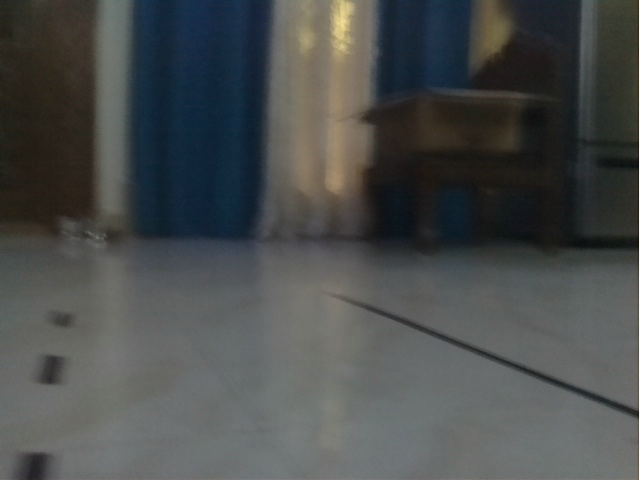
#> input picture lane detecttion/test2.jpg, 640 x 480 px
$ python automation1.py
#> lines starting #> are read from the running program, lines starting #| are printed output that depends on the picture; after the words box and inside, x2 and y2 are one past the last pixel; in counts of white or black regions, pixels touching at a corner belong together; long printed decimals are rounded
### lane detecttion/automation_utils.py
import numpy as np
import cv2

from sklearn.cluster import KMeans

def region_of_interest(image):
    height = image.shape[0]
    width = image.shape[1]
    polygons = np.array([
        [0, height // 3], [width, height // 3],[width, height], [0, height]
        ])
    mask = np.zeros_like(image)
    cv2.fillPoly(mask, [polygons], 255)
    masked_image = cv2.bitwise_and(image, mask)
    return masked_image

def canny_edge_detector(image):
    gray_image = cv2.cvtColor(image, cv2.COLOR_RGB2GRAY)
    blur = cv2.GaussianBlur(gray_image, (5, 5), 0)
    canny = cv2.Canny(blur, 50, 150)
    return canny

def get_average_slope_intercept(lines, cluster_size = 2):
    fits = [[i[1], i[2]] for i in lines]

    kmeans = KMeans(n_clusters = cluster_size, random_state = 0, max_iter = 10).fit(np.array(fits))
    line_averages = kmeans.cluster_centers_
    return line_averages

### lane detecttion/automation1.py
import time
import numpy as np
import cv2

from automation_utils import canny_edge_detector, region_of_interest, get_average_slope_intercept
# from control_car import CarController
import config as c

# cc = CarController(c.BASE_URL)
def check_right_lane():
    pass

def get_hog_lines(image):
    frame = image.copy()
    canny_image = canny_edge_detector(frame)
    cropped_image = region_of_interest(canny_image)

    lines = cv2.HoughLinesP(cropped_image, 1, np.pi / 180, 50,
                        np.array([]), minLineLength = 5,
                        maxLineGap = 40)
    new_lines = []
    for k in range(len(lines)):
        a,b,c,d = lines[k][0]
        slope = (d-b) / (c-a)
        intercept = b - (slope * a)
        theta = np.arctan(slope)
        degrees = np.rad2deg(abs(theta))
        if (degrees >= 80 and degrees <= 100) or (degrees >= 0 and degrees <= 10):
            continue
        else:
            new_lines.append((lines[k], slope, intercept))

        print(a,b,c,d)
        print("SLOPE: ", slope)
        print("THETA: ", theta)
    return new_lines

def check_if_two_lanes(lines):
    averaged_lines = get_average_slope_intercept(lines, 2)
    slope1 = averaged_lines[0][0]
    slope2 = averaged_lines[1][0]

    if (slope1 < 0 and slope2 > 0) or (slope2 < 0 and slope1 > 0):
        return True
    return False

def check_average_slope(width_lower_limit, width_upper_limit, lines):
    slopes = []
    intercepts = []
    for line in lines:
        a,b,c,d = line[0][0]
        if a >= width_lower_limit and a <= width_upper_limit and c >= width_lower_limit and c <= width_upper_limit:
            slopes.append(line[1])
            intercepts.append(line[2])
    return (np.average(slopes), np.average(intercepts))

def run(image):
    height, width = image.shape[:2]
    lines = get_hog_lines(image)

    if check_if_two_lanes(lines):
        print("MOVE FORWARD, 2 lanes")
        # cc.move_forward(for = 1)
    else:
        left_slopes = check_average_slope(0, width // 2, lines)
        right_slopes = check_average_slope(width // 2, width, lines)
        if left_slopes[0] != np.nan and left_slopes[0] > 0:
            print("MOVE FORWARD, only left")
            # cc.move_forward(for = 1)
        elif right_slopes[0] != np.nan and right_slopes[0] < 0:
            print("MOVE FORWARD, only right")
            # cc.move_forward(for = 1)
        else:
            print("CANNOT FIND LANES... EXITING")


img = cv2.imread("test2.jpg")
#> img is the input picture: shape (480, 640, 3); mean B, G, R 76.8, 77.4, 74.5
run(img)
#> in canny_edge_detector, `gray_image = cv2.cvtColor(image, cv2.COLOR_RGB2GRAY)`:
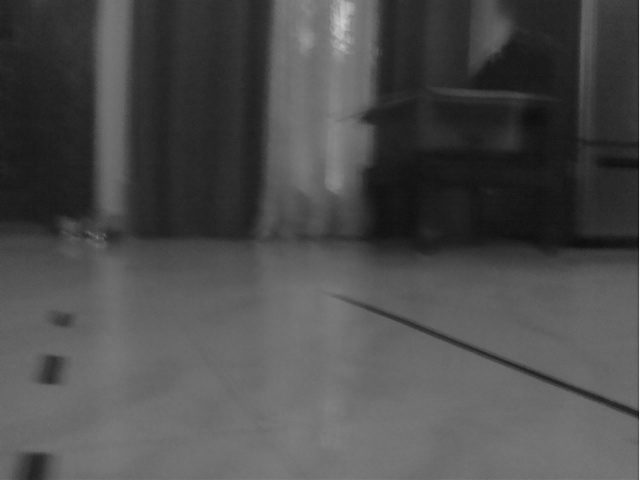
#> gray_image: shape (480, 640); min 13, max 248, mean 76.8
#> in canny_edge_detector, `canny = cv2.Canny(blur, 50, 150)`:
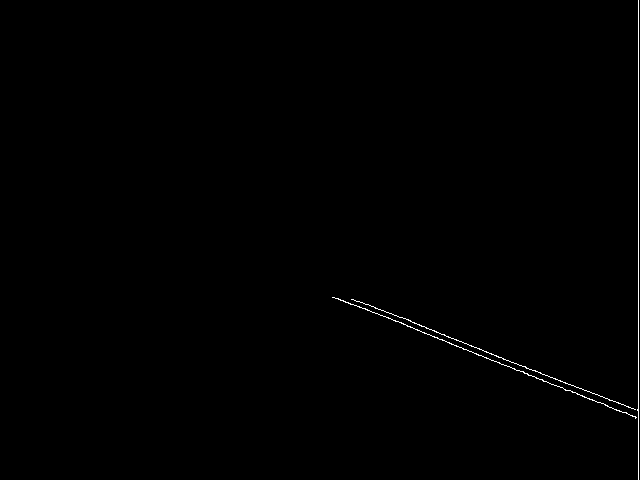
#> canny: shape (480, 640); 0.38% white in thin lines or dots, all inside (x1, y1, x2, y2) = (332, 0, 639, 480)
#> in region_of_interest, `cv2.fillPoly(mask, [polygons], 255)`:
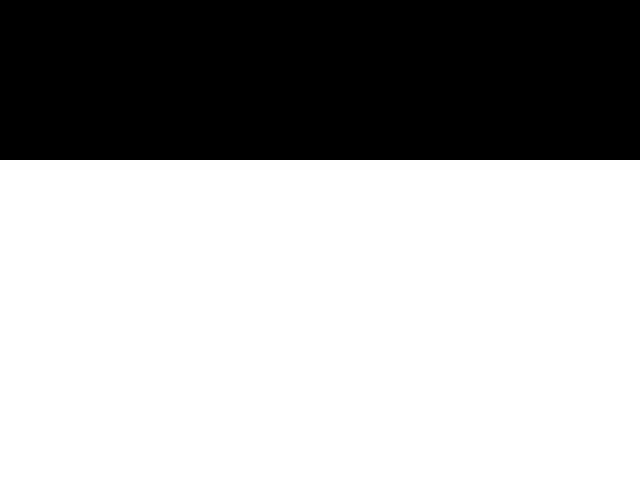
#> mask: shape (480, 640); 66.7% white; 1 black region, box (x1, y1, x2, y2) and area: (0, 0, 640, 160) 102400
#> in region_of_interest, `masked_image = cv2.bitwise_and(image, mask)`: masked_image: shape (480, 640); 0.32% white in thin lines or dots, all inside (x1, y1, x2, y2) = (332, 160, 639, 480)
#> in get_hog_lines, `lines = cv2.HoughLinesP(cropped_image, 1, np.pi / 180, 50, np.array([]..`: lines = [[359, 306, 638, 418], [638, 479, 638, 160], [383, 310, 571, 385], [337, 298, 635, 418], [436, 332, 637, 410]]
#> the loop in get_hog_lines, `for k in range(len(lines)):` made 5 passes
#> (a, b, c, d, slope, intercept, theta, degrees) on passes 1 to 5: (359, 306, 638, 418, 0.401, 161.9, 0.382, 21.87), (638, 479, 638, 160, -inf, inf, -1.57, 90), (383, 310, 571, 385, 0.399, 157.2, 0.38, 21.75), (337, 298, 635, 418, 0.403, 162.3, 0.383, 21.93), (436, 332, 637, 410, 0.388, 162.8, 0.37, 21.21)
#| 359 306 638 418
#| SLOPE:  0.4014
#| THETA:  0.3817
#| 383 310 571 385
#| SLOPE:  0.3989
#| THETA:  0.3796
#| 337 298 635 418
#| SLOPE:  0.4027
#| THETA:  0.3828
#| 436 332 637 410
#> (further printed lines are left out)
#> after the loop in get_hog_lines, `for k in range(len(lines)):`: new_lines = [([[359, 306, 638, 418]], 0.401, 161.9), ([[383, 310, 571, 385]], 0.399, 157.2), ([[337, 298, 635, 418]], 0.403, 162.3), ([[436, 332, 637, 410]], 0.388, 162.8)]
#> in run, `lines = get_hog_lines(image)`: lines has the same summary as new_lines in get_hog_lines
#> in get_average_slope_intercept, `fits = [[i[1], i[2]] for i in lines]`: fits = [[0.401, 161.9], [0.399, 157.2], [0.403, 162.3], [0.388, 162.8]]
#> in get_average_slope_intercept, `line_averages = kmeans.cluster_centers_`: line_averages = [[0.397, 162.3], [0.399, 157.2]]
#> in check_if_two_lanes, `slope1 = averaged_lines[0][0]`: slope1 = 0.397
#> in check_if_two_lanes, `slope2 = averaged_lines[1][0]`: slope2 = 0.399
#> the loop in check_average_slope, `for line in lines:` made 4 passes
#> (line, a, b, c, d) on passes 1 to 4: (([[359, 306, 638, 418]], 0.401, 161.9), 359, 306, 638, 418), (([[383, 310, 571, 385]], 0.399, 157.2), 383, 310, 571, 385), (([[337, 298, 635, 418]], 0.403, 162.3), 337, 298, 635, 418), (([[436, 332, 637, 410]], 0.388, 162.8), 436, 332, 637, 410)
#> after the loop in check_average_slope, `for line in lines:`: intercepts = []
#> in run, `left_slopes = check_average_slope(0, width // 2, lines)`: left_slopes = (nan, nan)
#> the loop in check_average_slope (call 2), `for line in lines:` made 4 passes
#> in run, `right_slopes = check_average_slope(width // 2, width, lines)`: right_slopes = (0.398, 161)

$ run again, with lane detecttion/test1.jpg copied over lane detecttion/test2.jpg
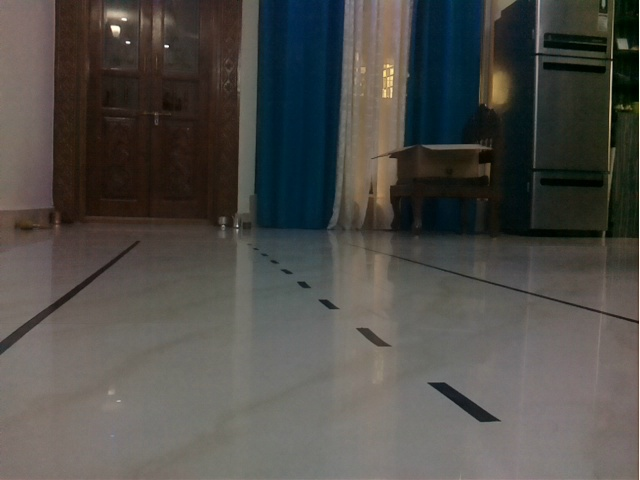
#> input picture lane detecttion/test1.jpg, 640 x 480 px
#> img is the input picture: shape (480, 640, 3); mean B, G, R 72.9, 77.2, 78.9
#> in canny_edge_detector, `canny = cv2.Canny(blur, 50, 150)`:
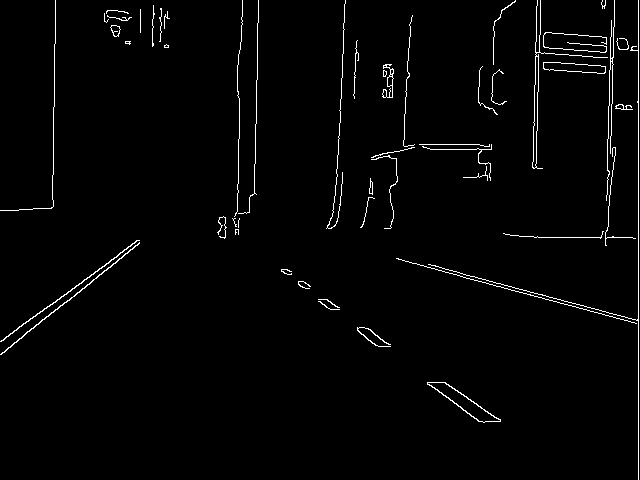
#> canny: shape (480, 640); 1.9% white in thin lines or dots
#> mask: shape (480, 640); 66.7% white; 1 black region, box (x1, y1, x2, y2) and area: (0, 0, 640, 160) 102400
#> in region_of_interest, `masked_image = cv2.bitwise_and(image, mask)`:
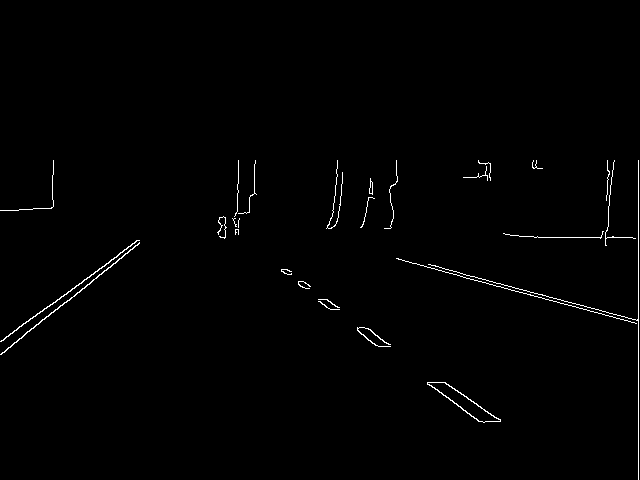
#> masked_image: shape (480, 640); 0.88% white in thin lines or dots, all inside (x1, y1, x2, y2) = (0, 160, 639, 480)
#> in get_hog_lines, `lines = cv2.HoughLinesP(cropped_image, 1, np.pi / 180, 50, np.array([]..`: lines = 16 rows, first 6: [638, 479, 638, 160], [396, 258, 636, 323], [428, 264, 637, 320], [14, 342, 137, 245], [0, 341, 139, 240], [445, 382, 500, 421]
#> the loop in get_hog_lines, `for k in range(len(lines)):` made 16 passes
#> (a, b, c, d, slope, intercept, theta, degrees) on passes 1 to 8: (638, 479, 638, 160, -inf, inf, -1.57, 90), (396, 258, 636, 323, 0.271, 150.8, 0.264, 15.15), (428, 264, 637, 320, 0.268, 149.3, 0.262, 15), (14, 342, 137, 245, -0.789, 353, -0.668, 38.26), (0, 341, 139, 240, -0.727, 341, -0.628, 36), (445, 382, 500, 421, 0.709, 66.45, 0.617, 35.34), (534, 237, 632, 237, 0, 237, 0, 0), (427, 382, 478, 421, 0.765, 55.47, 0.653, 37.41)
#> (printed output is left out)
#> after the loop in get_hog_lines, `for k in range(len(lines)):`: new_lines = 12 items
#> fits = [[0.271, 150.8], [0.268, 149.3], [-0.789, 353], [-0.727, 341], [0.709, 66.45], [0.765, 55.47], [-0.731, 340.2], [0.728, 60.75], [0.268, 152.6], [-0.812, 354.8], [0.765, 54.71], [0.779, 52.12]]
#> line_averages = [[-0.764, 347.3], [0.569, 92.76]]
#> slope1 = -0.764
#> slope2 = 0.569

$ run again, with lane detecttion/test3.jpg copied over lane detecttion/test2.jpg
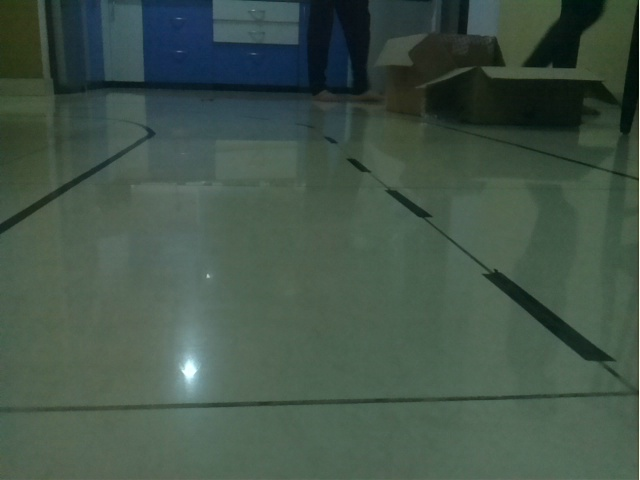
#> input picture lane detecttion/test3.jpg, 640 x 480 px
#> img is the input picture: shape (480, 640, 3); mean B, G, R 72.8, 84.6, 65.9
#> in canny_edge_detector, `canny = cv2.Canny(blur, 50, 150)`:
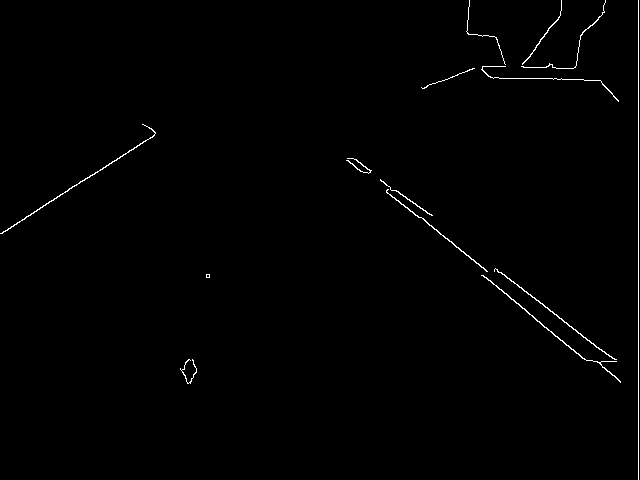
#> canny: shape (480, 640); 0.73% white in thin lines or dots
#> mask: shape (480, 640); 66.7% white; 1 black region, box (x1, y1, x2, y2) and area: (0, 0, 640, 160) 102400
#> in region_of_interest, `masked_image = cv2.bitwise_and(image, mask)`:
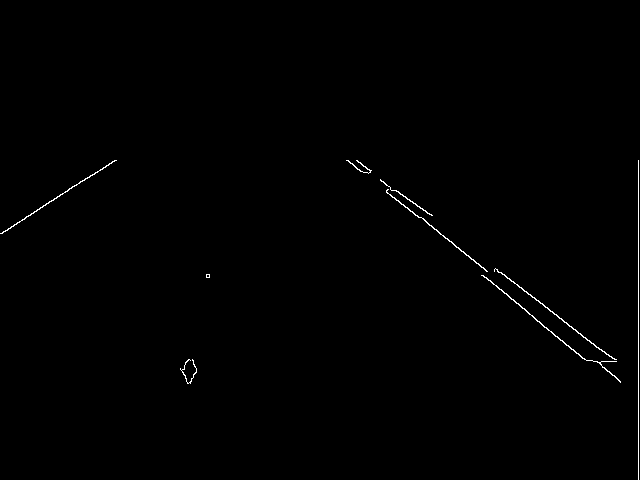
#> masked_image: shape (480, 640); 0.45% white in thin lines or dots, all inside (x1, y1, x2, y2) = (0, 160, 639, 480)
#> in get_hog_lines, `lines = cv2.HoughLinesP(cropped_image, 1, np.pi / 180, 50, np.array([]..`: lines = [[638, 479, 638, 160], [497, 269, 615, 361], [347, 160, 483, 267], [2, 233, 115, 160], [483, 275, 582, 358], [371, 170, 427, 213], [597, 361, 619, 380], [461, 251, 486, 271], [412, 201, 429, 214], [495, 268, 614, 361]]
#> the loop in get_hog_lines, `for k in range(len(lines)):` made 10 passes
#> (a, b, c, d, slope, intercept, theta, degrees) on passes 1 to 8: (638, 479, 638, 160, -inf, inf, -1.57, 90), (497, 269, 615, 361, 0.78, -118.5, 0.662, 37.94), (347, 160, 483, 267, 0.787, -113, 0.667, 38.19), (2, 233, 115, 160, -0.646, 234.3, -0.574, 32.86), (483, 275, 582, 358, 0.838, -129.9, 0.698, 39.98), (371, 170, 427, 213, 0.768, -114.9, 0.655, 37.52), (597, 361, 619, 380, 0.864, -154.6, 0.712, 40.82), (461, 251, 486, 271, 0.8, -117.8, 0.675, 38.66)
#> (printed output is left out)
#> after the loop in get_hog_lines, `for k in range(len(lines)):`: new_lines = 9 items
#> fits = [[0.78, -118.5], [0.787, -113], [-0.646, 234.3], [0.838, -129.9], [0.768, -114.9], [0.864, -154.6], [0.8, -117.8], [0.765, -114.1], [0.782, -118.8]]
#> line_averages = [[0.798, -122.7], [-0.646, 234.3]]
#> slope1 = 0.798
#> slope2 = -0.646
